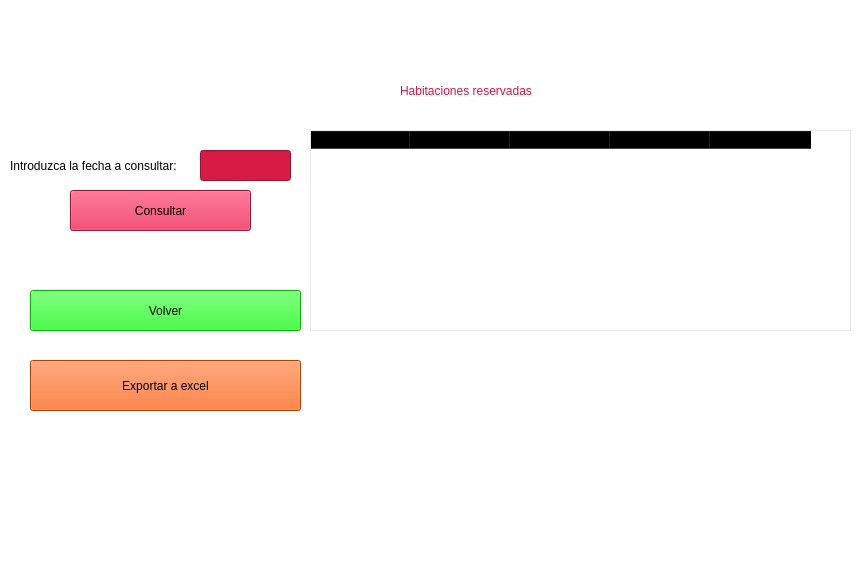
<?xml version="1.0" encoding="UTF-8"?>
<ui version="4.0">
 <class>MainWindow</class>
 <widget class="QMainWindow" name="MainWindow">
  <property name="geometry">
   <rect>
    <x>0</x>
    <y>0</y>
    <width>859</width>
    <height>573</height>
   </rect>
  </property>
  <property name="windowTitle">
   <string>MainWindow</string>
  </property>
  <property name="styleSheet">
   <string notr="true">background-color: rgb(255, 255, 255);</string>
  </property>
  <widget class="QWidget" name="centralwidget">
   <widget class="QLabel" name="label">
    <property name="geometry">
     <rect>
      <x>400</x>
      <y>50</y>
      <width>401</width>
      <height>81</height>
     </rect>
    </property>
    <property name="styleSheet">
     <string notr="true">color: rgb(215, 20, 64);
font: 22pt &quot;MS Shell Dlg 2&quot;;</string>
    </property>
    <property name="text">
     <string>Habitaciones reservadas</string>
    </property>
   </widget>
   <widget class="QTableWidget" name="tableWidget">
    <property name="geometry">
     <rect>
      <x>310</x>
      <y>130</y>
      <width>541</width>
      <height>201</height>
     </rect>
    </property>
    <property name="styleSheet">
     <string notr="true">background-color: rgb(255, 255, 255,100);</string>
    </property>
    <column>
     <property name="text">
      <string>Id_reservacion</string>
     </property>
    </column>
    <column>
     <property name="text">
      <string>Fecha inico</string>
     </property>
    </column>
    <column>
     <property name="text">
      <string>Fecha fin</string>
     </property>
    </column>
    <column>
     <property name="text">
      <string>Cliente</string>
     </property>
    </column>
    <column>
     <property name="text">
      <string>Habitacion</string>
     </property>
    </column>
   </widget>
   <widget class="QLabel" name="label_2">
    <property name="geometry">
     <rect>
      <x>360</x>
      <y>350</y>
      <width>481</width>
      <height>201</height>
     </rect>
    </property>
    <property name="text">
     <string/>
    </property>
    <property name="pixmap">
     <pixmap>libro 2.png</pixmap>
    </property>
   </widget>
   <widget class="QPushButton" name="volver">
    <property name="geometry">
     <rect>
      <x>30</x>
      <y>290</y>
      <width>271</width>
      <height>41</height>
     </rect>
    </property>
    <property name="styleSheet">
     <string notr="true">background-color: rgb(0, 255, 0);</string>
    </property>
    <property name="text">
     <string>Volver</string>
    </property>
   </widget>
   <widget class="QLabel" name="label_3">
    <property name="geometry">
     <rect>
      <x>20</x>
      <y>10</y>
      <width>221</width>
      <height>91</height>
     </rect>
    </property>
    <property name="text">
     <string/>
    </property>
    <property name="pixmap">
     <pixmap>logo.png</pixmap>
    </property>
   </widget>
   <widget class="QLabel" name="label_4">
    <property name="geometry">
     <rect>
      <x>10</x>
      <y>150</y>
      <width>241</width>
      <height>31</height>
     </rect>
    </property>
    <property name="styleSheet">
     <string notr="true">font: 10pt &quot;MS Shell Dlg 2&quot;;
</string>
    </property>
    <property name="text">
     <string>Introduzca la fecha a consultar:</string>
    </property>
   </widget>
   <widget class="QLineEdit" name="lineEdit">
    <property name="geometry">
     <rect>
      <x>200</x>
      <y>150</y>
      <width>91</width>
      <height>31</height>
     </rect>
    </property>
    <property name="styleSheet">
     <string notr="true">background-color: rgb(216, 27, 69);
color: rgb(255, 255, 255);</string>
    </property>
   </widget>
   <widget class="QPushButton" name="consultar">
    <property name="geometry">
     <rect>
      <x>70</x>
      <y>190</y>
      <width>181</width>
      <height>41</height>
     </rect>
    </property>
    <property name="styleSheet">
     <string notr="true">background-color: rgb(216, 27, 69);</string>
    </property>
    <property name="text">
     <string>Consultar</string>
    </property>
   </widget>
   <widget class="QLabel" name="label_5">
    <property name="geometry">
     <rect>
      <x>60</x>
      <y>250</y>
      <width>231</width>
      <height>21</height>
     </rect>
    </property>
    <property name="styleSheet">
     <string notr="true">color: rgb(255, 0, 0);</string>
    </property>
    <property name="text">
     <string/>
    </property>
   </widget>
   <widget class="QPushButton" name="reporte_excel">
    <property name="geometry">
     <rect>
      <x>30</x>
      <y>360</y>
      <width>271</width>
      <height>51</height>
     </rect>
    </property>
    <property name="styleSheet">
     <string notr="true">background-color: rgb(255, 85, 0);
font: 14pt &quot;MS Shell Dlg 2&quot;;</string>
    </property>
    <property name="text">
     <string>Exportar a excel</string>
    </property>
   </widget>
   <widget class="QLabel" name="label_6">
    <property name="geometry">
     <rect>
      <x>40</x>
      <y>450</y>
      <width>271</width>
      <height>21</height>
     </rect>
    </property>
    <property name="styleSheet">
     <string notr="true">color: rgb(255, 0, 0);</string>
    </property>
    <property name="text">
     <string/>
    </property>
   </widget>
  </widget>
  <widget class="QStatusBar" name="statusbar"/>
 </widget>
 <resources/>
 <connections/>
</ui>
